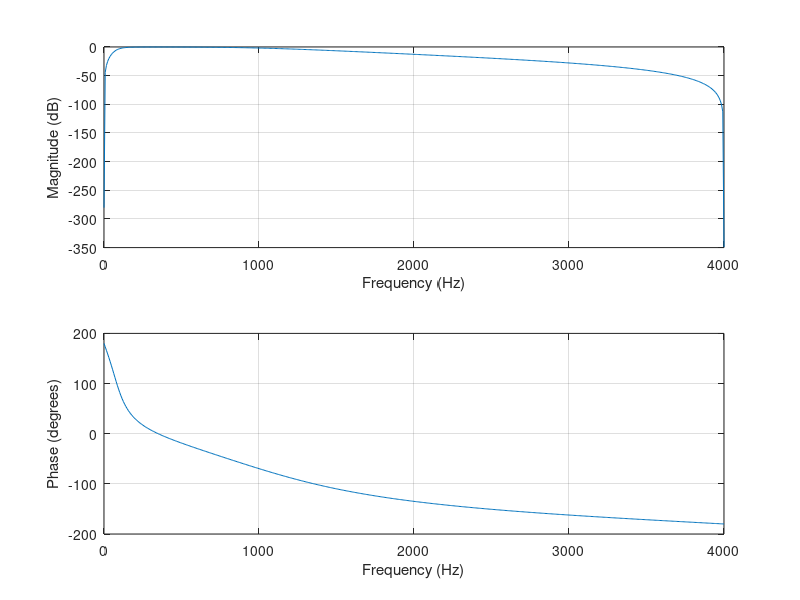

Recreate this plot in MATLAB.
fc_l = 1150;    % Cutoff frequency for LPF
fc_h = 100;      % Cutoff frequency for HPF
fs = 8000;      % Sampling Frequency

% 2nd order LPF 
[b_l,a_l] = butter(2,fc_l/(fs/2));
%freqz(b_l,a_l,[],fs);
%subplot(2,1,1);

% 2nd order HPF 
[b_h,a_h] = butter(2,fc_h/(fs/2), 'high');
%freqz(b_h,a_h,[],fs);
%subplot(2,1,1);

% Multiply the transfer functions to create a bandpass filter
    % Create transfer function objects for LPF and HPF
    tf_lpf = tf(b_l, a_l, 1/fs) % LPF transfer function
    tf_hpf = tf(b_h, a_h, 1/fs) % HPF transfer function
    % Multiply the transfer functions to create a bandpass filter
    tf_bpf = tf_lpf * tf_hpf
    % Get the numerator and denominator coefficients of the bandpass filter
    [b_bpf, a_bpf] = tfdata(tf_bpf, 'v');

freqz(b_bpf,a_bpf,[],fs);
subplot(2,1,1);

% DC Gain 
dc_gain = sum(b_bpf) / sum(a_bpf);



